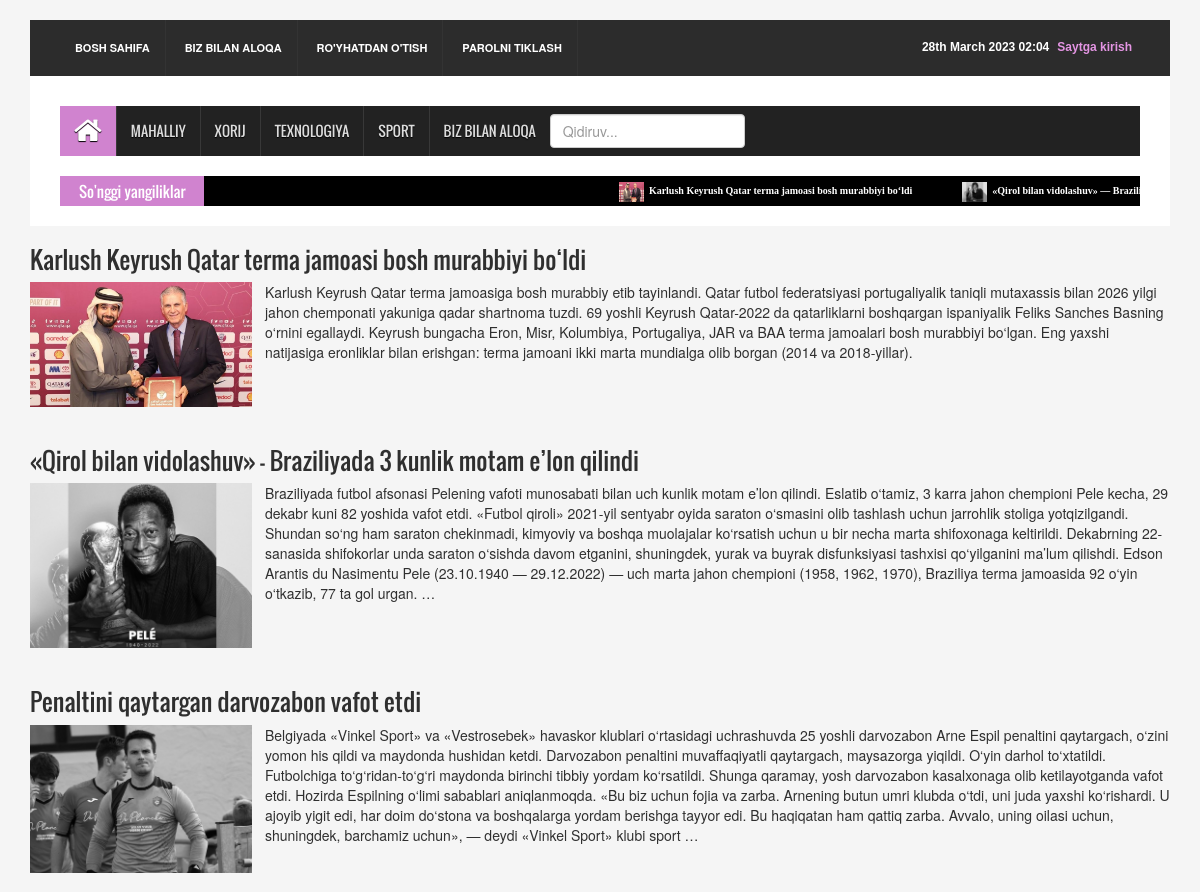
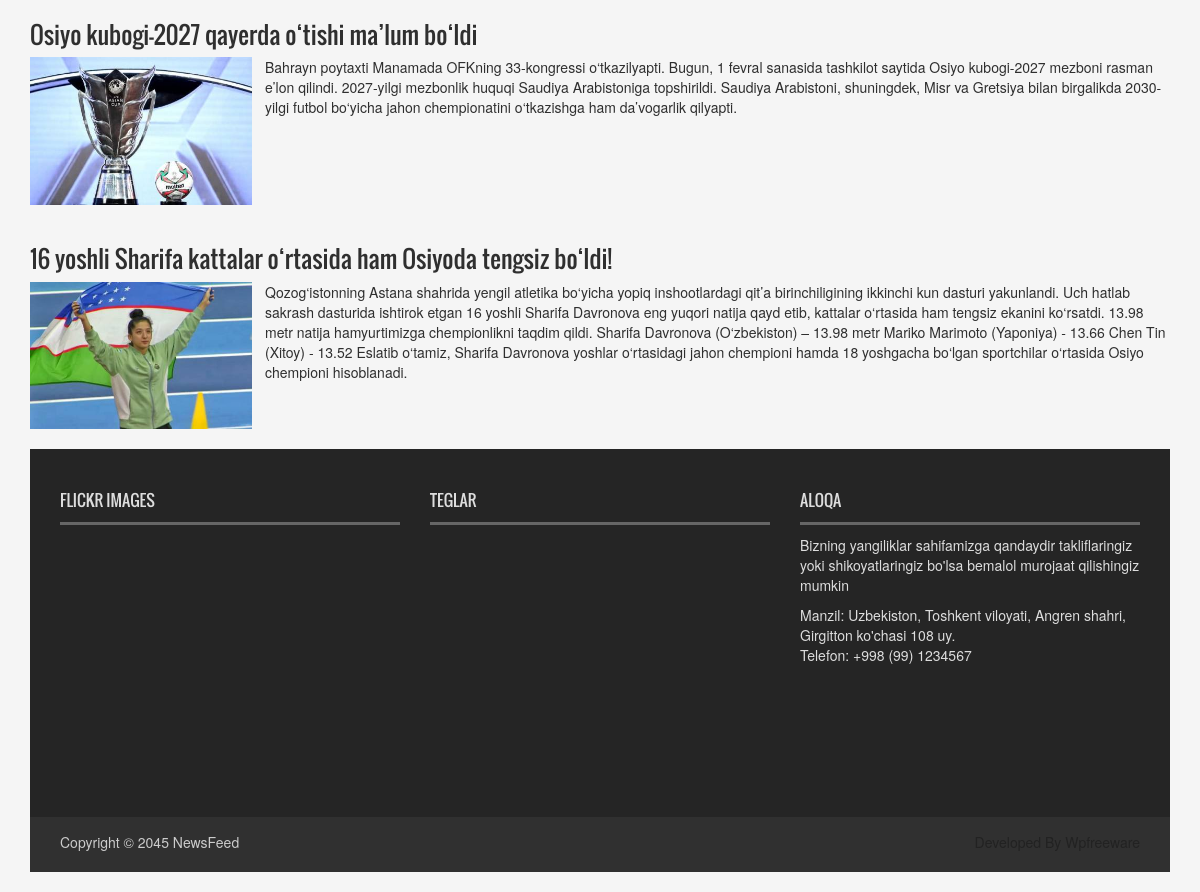
The page /sport/ on the database its author committed (2 pictures, top to bottom).
### news_app/models.py (models this page shows, shortened)
class News(models.Model):
    class Status(models.TextChoices):
        Draft = 'DF', 'Draft'
        Published = 'PB', 'Published'
    title = models.CharField(max_length=200)
    slug = models.SlugField(max_length=200)
    body = models.TextField()
    image = models.ImageField(upload_to='news/images')
    category = models.ForeignKey(Category, on_delete=models.CASCADE)
    publish_time = models.DateTimeField(default=timezone.now)
    created_time = models.DateTimeField(auto_now_add=True)
    updated_time = models.DateTimeField(auto_now=True)
    status = models.CharField(max_length=2, choices=Status.choices, default=Status.Draft)
    objects = models.Manager()  # default manager
    published = PublishedManager()
    class Meta:
        ordering = ['-publish_time']
    def get_absolute_url(self):
        return reverse('news_detail_page', args=[self.slug])

### news_app/views.py (the view)
# urls.py: path('sport/', SportNewsPageView.as_view(), name='sport_news_page'),
class SportNewsPageView(ListView):
    model = News
    template_name = 'news/sport_news.html'
    context_object_name = 'sport'
    def get_queryset(self):
        news = self.model.published.all().filter(category__name='Sport')
        return news

### news_app/context_processor.py (called while the page is built)
def latest_news(request):
    latest_news = News.published.all().order_by('-publish_time')[:10]
    context = {
        'latest_news': latest_news
    }
    return context

### news_app/models.py (called while the page is built)
    def get_queryset(self):
        return super().get_queryset().filter(status=News.Status.Published)

### templates/news/sport_news.html (shortened to what this page needs)
{% extends 'news/base.html' %}
{% load static %}
{% block content %}
    {% for news in sport %}
        <div class="row">
            <a href="{{ news.get_absolute_url }}">
                <div class="col-sm-12">
                    <h3>{{ news.title }}</h3>
                </div>
                <div class="col-sm-6">
                    <img src="{{ news.image.url }}" alt="{{ news.title }}" style="width: 40%">
                </div>
                <div class="col-sm-6">
                    <p style="margin-left: -350px;">{{ news.body | truncatewords:100 }}</p>
                </div>
            </a>
        </div>
        <br>
    {% endfor %}
{% endblock content %}

### templates/news/base.html (shortened to what this page needs)
{% load static %}
<!DOCTYPE html>
<html>
<head>
    <link rel="stylesheet" type="text/css" href="{% static 'css/bootstrap.min.css' %}">
    <link rel="stylesheet" type="text/css" href="{% static 'css/font-awesome.min.css' %}">
    <link rel="stylesheet" type="text/css" href="{% static 'css/animate.css' %}">
    <link rel="stylesheet" type="text/css" href="{% static 'css/font.css' %}">
    <link rel="stylesheet" type="text/css" href="{% static 'css/li-scroller.css' %}">
    <link rel="stylesheet" type="text/css" href="{% static 'css/slick.css' %}">
    <link rel="stylesheet" type="text/css" href="{% static 'css/jquery.fancybox.css' %}">
    <link rel="stylesheet" type="text/css" href="{% static 'css/theme.css' %}">
    <link rel="stylesheet" type="text/css" href="{% static 'css/style.css' %}">
</head>
<body>
    <div class="container">
        <header id="header">
            <div class="row">
                <div class="col-lg-12 col-md-12 col-sm-12">
                    <div class="header_top">
                        <div class="header_top_left">
                            <ul class="top_nav">
                                <li><a href="{% url 'home_page' %}">Bosh sahifa</a></li>
                                <li><a href="{% url 'contact_page' %}">Biz bilan aloqa</a></li>
                                {% if not user.is_authenticated %}
                                <li><a href="{% url 'user_register' %}">Ro'yhatdan o'tish</a></li>
                                    <li><a href="{% url 'password_reset' %}">Parolni tiklash</a></li>
                                {% endif %}
                            </ul>
                        </div>
                        <div class="header_top_right">
                            {% if user.is_authenticated %}
                                <p><a href="{% url 'user_profile' %}" style="color: #fff">Xush kelibsiz, {{ user.username }}</a> |
                                <a href="{% url 'logout' %}" style="color: red;">Chiqib ketish</a></p>
                            {% else %}
                                <p><a href="{% url 'login' %}" style="color: #e495e3">Saytga kirish</a></p>
                                <p>{% now 'jS F Y H:i' %}</p>
                            {% endif %}
                        </div>
                    </div>
                </div>
                <div class="col-lg-12 col-md-12 col-sm-12">
                <div class="header_bottom">
                </div>
            </div>
        </div>
    </header>
    <section id="navArea">
    <nav class="navbar navbar-inverse" role="navigation">
      <div id="navbar" class="navbar-collapse collapse">
        <ul class="nav navbar-nav main_nav">
            <li class="active"><a href="{% url 'home_page' %}"><span class="fa fa-home desktop-home"></span><span class="mobile-show">Home</span></a></li>
            <li><a href="{% url 'local_news_page' %}">Mahalliy</a></li>
            <li><a href="{% url 'global_news_page' %}">Xorij</a></li>
            <li><a href="{% url 'tech_news_page' %}">Texnologiya</a></li>
            <li><a href="{% url 'sport_news_page' %}">Sport</a></li>
            <li><a href="{% url 'contact_page' %}">Biz bilan aloqa</a></li>
            <li>
                <form method="get" action="{% url 'search_result' %}" style="margin-top: 8px">
                    <input type="search" name="q" placeholder="Qidiruv..." class="form-control">
                </form>
            </li>
        </ul>
      </div>
    </nav>
  </section>
  <section id="newsSection">
    <div class="row">
      <div class="col-lg-12 col-md-12">
        <div class="latest_newsarea"> <span>So'nggi yangiliklar</span>
          <ul id="ticker01" class="news_sticker">
            {% for news in latest_news %}
            <li><a href="#"><img src="{{ news.image.url }}" alt="">{{ news.title }}</a></li>
            {% endfor %}
          </ul>
        </div>
      </div>
    </div>
    </section>
    {% block content %}
    {% endblock content %}
    <footer id="footer">
        <div class="footer_top">
        <div class="row">
            <div class="col-lg-4 col-md-4 col-sm-4">
            <div class="footer_widget wow fadeInLeftBig">
                <h2>Flickr Images</h2>
            </div>
            </div>
            <div class="col-lg-4 col-md-4 col-sm-4">
            <div class="footer_widget wow fadeInDown">
                <h2>Teglar</h2>
            </div>
            </div>
            <div class="col-lg-4 col-md-4 col-sm-4">
            <div class="footer_widget wow fadeInRightBig">
                <h2>Aloqa</h2>
                <p>Bizning yangiliklar sahifamizga qandaydir takliflaringiz yoki shikoyatlaringiz bo'lsa bemalol murojaat qilishingiz mumkin</p>
                <address>
                  Manzil: Uzbekiston, Toshkent viloyati, Angren shahri, Girgitton ko'chasi 108 uy. <br>
                  Telefon: +998 (99) 1234567
                </address>
            </div>
            </div>
        </div>
        </div>
        <div class="footer_bottom">
        <p class="copyright">Copyright &copy; 2045 <a href="index.html">NewsFeed</a></p>
        <p class="developer">Developed By Wpfreeware</p>
        </div>
    </footer>
    </div>
</body>

### static/css/li-scroller.css (style rules this page uses)
ul.newsticker { position:relative; left:750px; font:bold 10px Verdana; list-style-type:none; margin:0; padding:0 }
ul.newsticker li { float:left; margin:0; padding:0 }
ul.newsticker a { white-space:nowrap; padding:0; color:#fff; margin:0 50px 0 0 }
ul.newsticker a > img { height:20px; margin-right:5px; width:25px }

### static/css/theme.css (style rules this page uses)
.navbar-inverse .navbar-nav > .active > a, .navbar-inverse .navbar-nav > .active > a:hover, .navbar-inverse .navbar-nav > .active > a:focus { background-color:#d083cf }
.latest_newsarea span { background:none repeat scroll 0 0 #d083cf }

### static/css/style.css (style rules this page uses)
body { background:#f5f5f5 }
ul { padding:0; margin:0; list-style:none }
a { text-decoration:none; color:#2f2f2f }
h1, h2, h3, h4, h5, h6 { font-family:'Oswald',sans-serif }
h2 { line-height:23px }
img { border:none }
#header { display:inline; float:left; width:100%; margin-top:20px }
.header_top { background-color:#2c2c2c; display:inline; float:left; padding:0 30px; width:100% }
.header_top_left { float:left; display:inline; width:50% }
.top_nav { text-align:left }
.top_nav li { display:inline-block }
.top_nav li a { display:inline-block; border-right:1px solid #333; color:#fff; font-size:11px; font-weight:bold; padding:20px 15px; text-transform:uppercase; -webkit-transition:all 0.5s; -o-transition:all 0.5s; transition:all 0.5s }
.header_top_right { float:left; display:inline; width:50%; text-align:right }
.header_top_right > p { color:#fff; display:inline-block; float:right; font:bold 12px sans-serif; margin-bottom:0; padding-bottom:20px; padding-right:8px; padding-top:20px }
.header_bottom { background-color:#fff; display:inline; float:left; padding:15px 30px 15px; width:100% }
#navArea { float:left; display:inline; width:100%; padding:0 30px; background-color:#fff }
.navbar { border:medium none; border-radius:0 }
.navbar-inverse .navbar-nav > li > a { border-left:1px solid #383838; color:#ddd; font-family:'Oswald',sans-serif; display:inline-block; height:50px; line-height:50px; padding:0 14px; text-shadow:0 1px 1px #000; text-transform:uppercase; -webkit-transition:all 0.5s; -mz-transition:all 0.5s; -ms-transition:all 0.5s; -o-transition:all 0.5s; transition:all 0.5s }
.navbar-inverse .navbar-nav > li:first-child a { border:none }
.navbar-inverse .navbar-nav > .active > a, .navbar-inverse .navbar-nav > .active > a:hover, .navbar-inverse .navbar-nav > .active > a:focus { color:#fff }
.navbar-collapse { padding-left:0 }
.desktop-home { display:block; font-size:30px; margin-top:10px }
#newsSection { float:left; display:inline; width:100%; padding:0 30px; background-color:#fff; padding-bottom:20px }
.latest_newsarea { float:left; display:inline; width:100%; background-color:#000; position:relative }
.latest_newsarea span { color:#fff; font-family:Oswald,sans-serif; font-size:15px; left:0; line-height:1.8em; margin-right:20px; overflow:hidden; padding:2px 18px 1px 19px; position:absolute; z-index:15 }
#footer { display:inline; float:left; width:100%; margin-bottom:20px }
.footer_top { background-color:#252525; color:#ddd; display:inline; float:left; padding:10px 30px 48px; width:100% }
.footer_widget { display:inline; float:left; width:100%; min-height:310px }
.footer_widget > h2 { border-bottom:3px solid #666; font-family:Oswald,arial,Georgia,serif; font-size:16px; padding:10px 0; text-transform:uppercase }
.footer_bottom { float:left; display:inline; width:100%; padding:10px 30px; background-color:#303030; color:#ccc }
.copyright { float:left; width:50%; padding-top:5px; text-align:left }
.copyright a { color:#ccc }
.developer { float:right; width:50%; text-align:right; padding-top:5px; color:#222 }

### rows shown on the page
News: image (picture), title "Karlush Keyrush Qatar terma jamoasi bosh murabbiyi bo‘ldi", body "Karlush Keyrush Qatar terma jamoasiga bosh murabbiy etib tayinlandi. Qatar futbol federatsiyasi portugaliyalik taniqli mutaxassis bilan 2026 yilgi jahon chemponati yakuniga qadar shartnoma tuzdi. 69 yoshli Keyrush Qatar-2022 da qatarliklarni boshqargan ispaniyalik Feliks Sanches Basning o‘rnini egallaydi. Keyrush bungacha Eron, Misr, Kolumbiya, Portugaliya, JAR va BAA terma jamoalari bosh murabbiyi bo‘lgan. Eng yaxshi natijasiga eronliklar bilan erishgan: terma jamoani ikki marta mundialga olib borgan (2014 va 2018-yillar)."
News: image (picture), title "«Qirol bilan vidolashuv» —…", title "«Qirol bilan vidolashuv» — Braziliyada 3 kunlik motam e’lon qilindi", body "Braziliyada futbol afsonasi Pelening vafoti munosabati bilan uch kunlik motam e’lon qilindi. Eslatib o‘tamiz, 3 karra jahon chempioni Pele kecha, 29 dekabr kuni 82 yoshida vafot etdi. «Futbol qiroli» 2021-yil sentyabr oyida saraton o‘smasini olib tashlash uchun jarrohlik stoliga yotqizilgandi. Shundan so‘ng ham saraton chekinmadi, kimyoviy va boshqa muolajalar ko‘rsatish uchun u bir necha marta shifoxonaga keltirildi. Dekabrning 22-sanasida shifokorlar unda saraton o‘sishda davom etganini, shuningdek, yurak va buyrak disfunksiyasi tashxisi qo‘yilganini ma’lum qilishdi. Edson Arantis du Nasimentu Pele (23.10.1940 — 29.12.2022) — uch marta jahon chempioni (1958, 1962, 1970), Braziliya terma…"
News: title "Penaltini qaytargan darvozabon vafot etdi", image (picture), body "Belgiyada «Vinkel Sport» va «Vestrosebek» havaskor klublari o‘rtasidagi uchrashuvda 25 yoshli darvozabon Arne Espil penaltini qaytargach, o‘zini yomon his qildi va maydonda hushidan ketdi. Darvozabon penaltini muvaffaqiyatli qaytargach, maysazorga yiqildi. O‘yin darhol to‘xtatildi. Futbolchiga to‘g‘ridan-to‘g‘ri maydonda birinchi tibbiy yordam ko‘rsatildi. Shunga qaramay, yosh darvozabon kasalxonaga olib ketilayotganda vafot etdi. Hozirda Espilning o‘limi sabablari aniqlanmoqda. «Bu biz uchun fojia va zarba. Arnening butun umri klubda o‘tdi, uni juda yaxshi ko‘rishardi. U ajoyib yigit edi, har doim do‘stona va boshqalarga yordam berishga tayyor edi. Bu haqiqatan ham qattiq zarba. Avvalo,…"
News: title "Osiyo kubogi-2027 qayerda o‘tishi ma’lum bo‘ldi", image (picture), body "Bahrayn poytaxti Manamada OFKning 33-kongressi o‘tkazilyapti. Bugun, 1 fevral sanasida tashkilot saytida Osiyo kubogi-2027 mezboni rasman e’lon qilindi. 2027-yilgi mezbonlik huquqi Saudiya Arabistoniga topshirildi. Saudiya Arabistoni, shuningdek, Misr va Gretsiya bilan birgalikda 2030-yilgi futbol bo‘yicha jahon chempionatini o‘tkazishga ham da’vogarlik qilyapti."
News: title "16 yoshli Sharifa kattalar o‘rtasida ham Osiyoda tengsiz bo‘ldi!", image (picture), body "Qozog‘istonning Astana shahrida yengil atletika bo‘yicha yopiq inshootlardagi qit’a birinchiligining ikkinchi kun dasturi yakunlandi. Uch hatlab sakrash dasturida ishtirok etgan 16 yoshli Sharifa Davronova eng yuqori natija qayd etib, kattalar o‘rtasida ham tengsiz ekanini ko‘rsatdi. 13.98 metr natija hamyurtimizga chempionlikni taqdim qildi. Sharifa Davronova (O‘zbekiston) – 13.98 metr Mariko Marimoto (Yaponiya) - 13.66 Chen Tin (Xitoy) - 13.52 Eslatib o‘tamiz, Sharifa Davronova yoshlar o‘rtasidagi jahon chempioni hamda 18 yoshgacha bo‘lgan sportchilar o‘rtasida Osiyo chempioni hisoblanadi."
